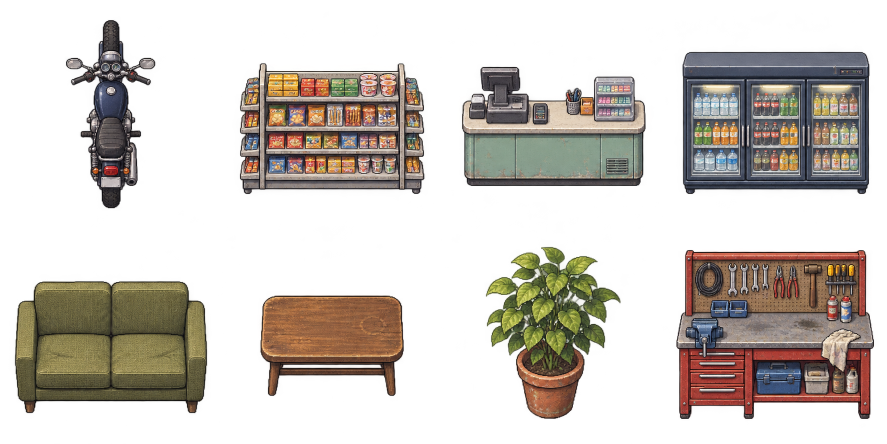
#> input picture assets/gtw-world-generated/props-source.png, 1774 x 887 px, found by its file name (shown at 1/2 size)
$ python prepare-world-art.py
#> lines starting #> are read from the running program, lines starting #| are printed output that depends on the picture
"""Extract generated transparent props, retain originals; no invented paint corrections."""
from PIL import Image
from pathlib import Path
import numpy as np,json,hashlib
src=Path('assets/gtw-world-generated/props-source.png');im=Image.open(src).convert('RGBA');w,h=im.size
#> further down, im is the input picture: PIL image 1774x887 RGBA; mean R, G, B, A 48.2, 41.6, 34.7, 93.7
#> after `w, h = im.size`: w = 1774; h = 887
spec=[('motorcycle',(24,52)),('shelf',(130,54)),('counter',(106,52)),('fridge',(122,58)),('sofa',(96,58)),('table',(62,38)),('plant',(34,54)),('workbench',(130,67))]
manifest={'source':str(src),'sha256':hashlib.sha256(src.read_bytes()).hexdigest(),'sourceSize':im.size,'extraction':'4x2 separated cells, trim alpha>=220, nearest neighbour; no paint reconstruction','sprites':{}}
for i,(name,size) in enumerate(spec):
 cell=(round(i%4*w/4),round(i//4*h/2),round((i%4+1)*w/4),round((i//4+1)*h/2));obj=im.crop(cell);a=np.array(obj);a[:,:,3]=np.where(a[:,:,3]>=220,255,0);obj=Image.fromarray(a);bbox=obj.getbbox();obj=obj.crop(bbox);obj.thumbnail(size,Image.Resampling.NEAREST)
 frame=Image.new('RGBA',size);frame.alpha_composite(obj,((size[0]-obj.width)//2,size[1]-obj.height));frame.save('dist/assets/city/'+name+'.png',optimize=True);manifest['sprites'][name]={'cell':cell,'bbox':bbox,'size':size,'foot':[size[0]/2,size[1]]}
#> this loop made 8 passes
#> bbox on passes 1 to 8: (133, 41, 310, 416), (37, 128, 404, 387), (38, 134, 404, 371), (36, 105, 408, 387), (31, 119, 413, 381), (78, 148, 363, 347), (87, 51, 352, 393), (24, 57, 417, 393)
#> pass 1, `obj = im.crop(cell)`:
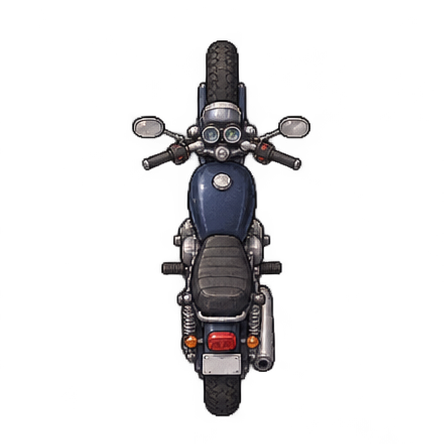
#> obj: PIL image 444x444 RGBA; mean R, G, B, A 13.1, 12.1, 12.9, 35.6; transparent parts drawn white
#> pass 1, `obj = obj.crop(bbox)`:
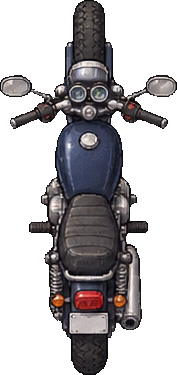
#> obj: PIL image 177x375 RGBA; mean R, G, B, A 38.7, 35.8, 38.2, 103.4; transparent parts drawn white
#> after the loop:
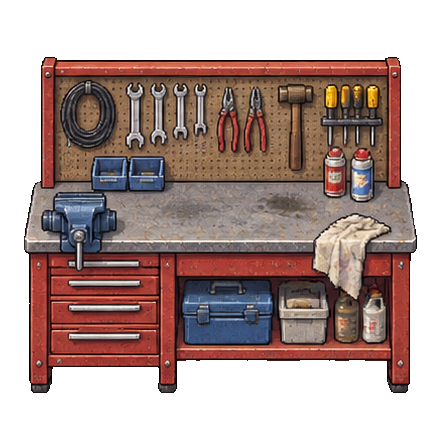
#> a: shape (443, 444, 4); mean R, G, B, A 78.2, 54.4, 49.9, 149; transparent parts drawn white
#> after the loop:
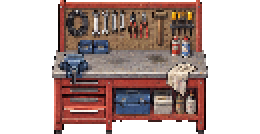
#> frame: PIL image 130x67 RGBA (shown 2 times larger); mean R, G, B, A 66.3, 47.2, 43.4, 133; transparent parts drawn white
#> after the loop:
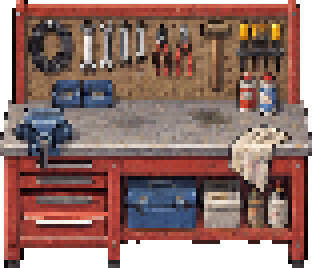
#> obj: PIL image 78x67 RGBA (shown 4 times larger); mean R, G, B, A 115.2, 81.2, 74.4, 221.7; transparent parts drawn white
#> after the loop, manifest = 5 items
Path('dist/assets/city/world-manifest.json').write_text(json.dumps(manifest,indent=2)+'\n')
print('Extracted 8 transparent props',im.size)
#| Extracted 8 transparent props (1774, 887)
